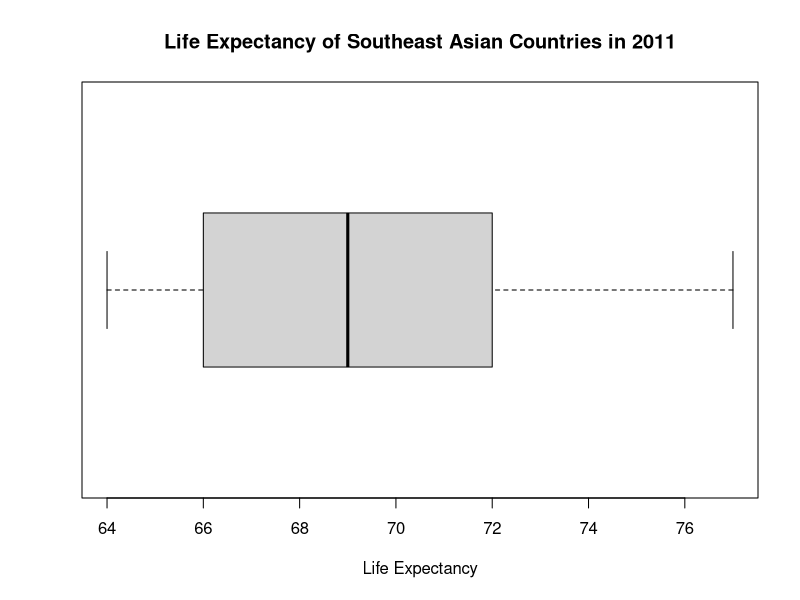

R code for this plot:
expectancy<-c(70, 67, 69, 65, 69, 77, 65, 68, 75, 74, 64)
summary(expectancy)
boxplot(expectancy, main="Life Expectancy of Southeast Asian Countries in 2011",horizontal=TRUE, xlab="Life Expectancy")
